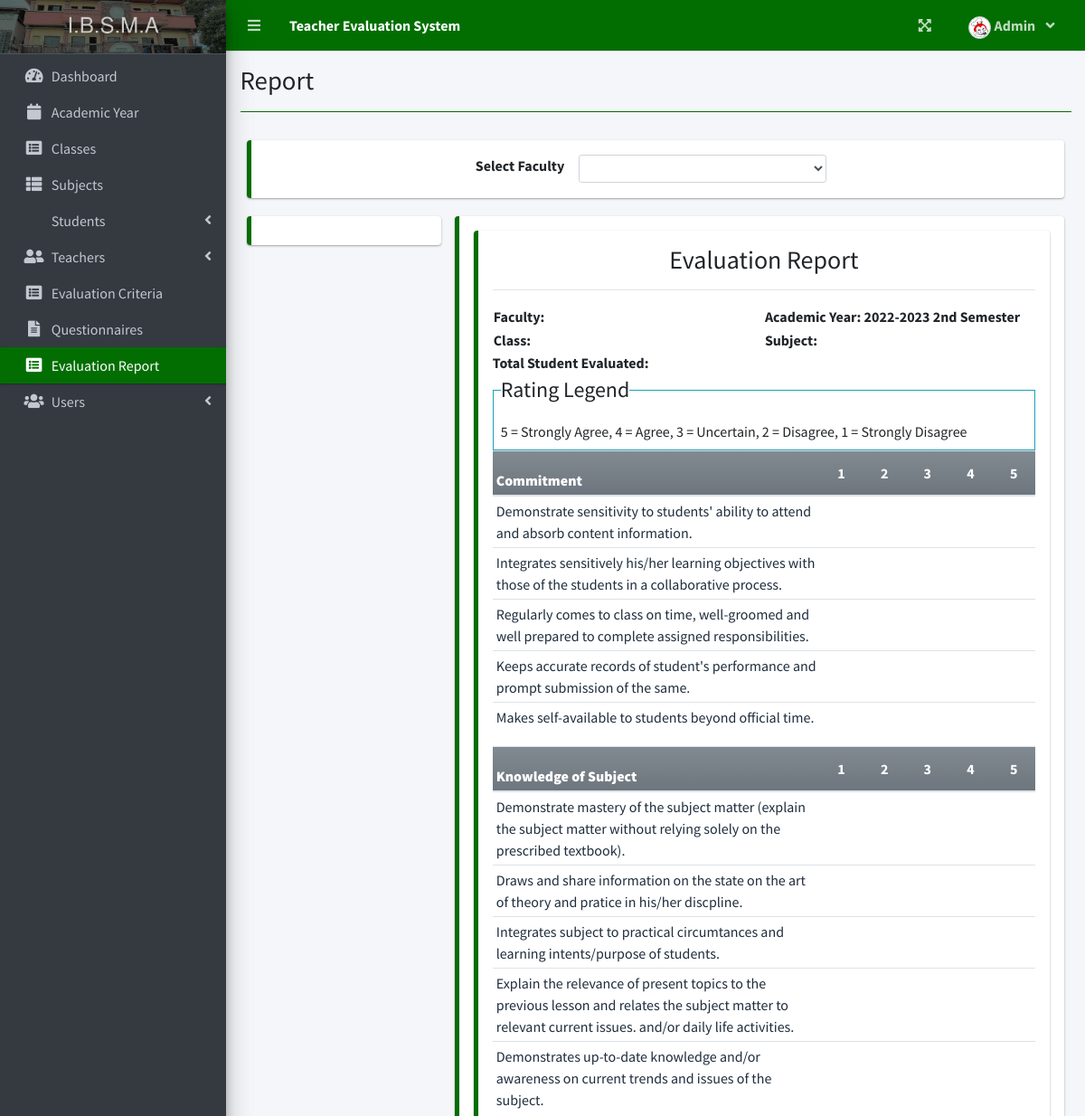
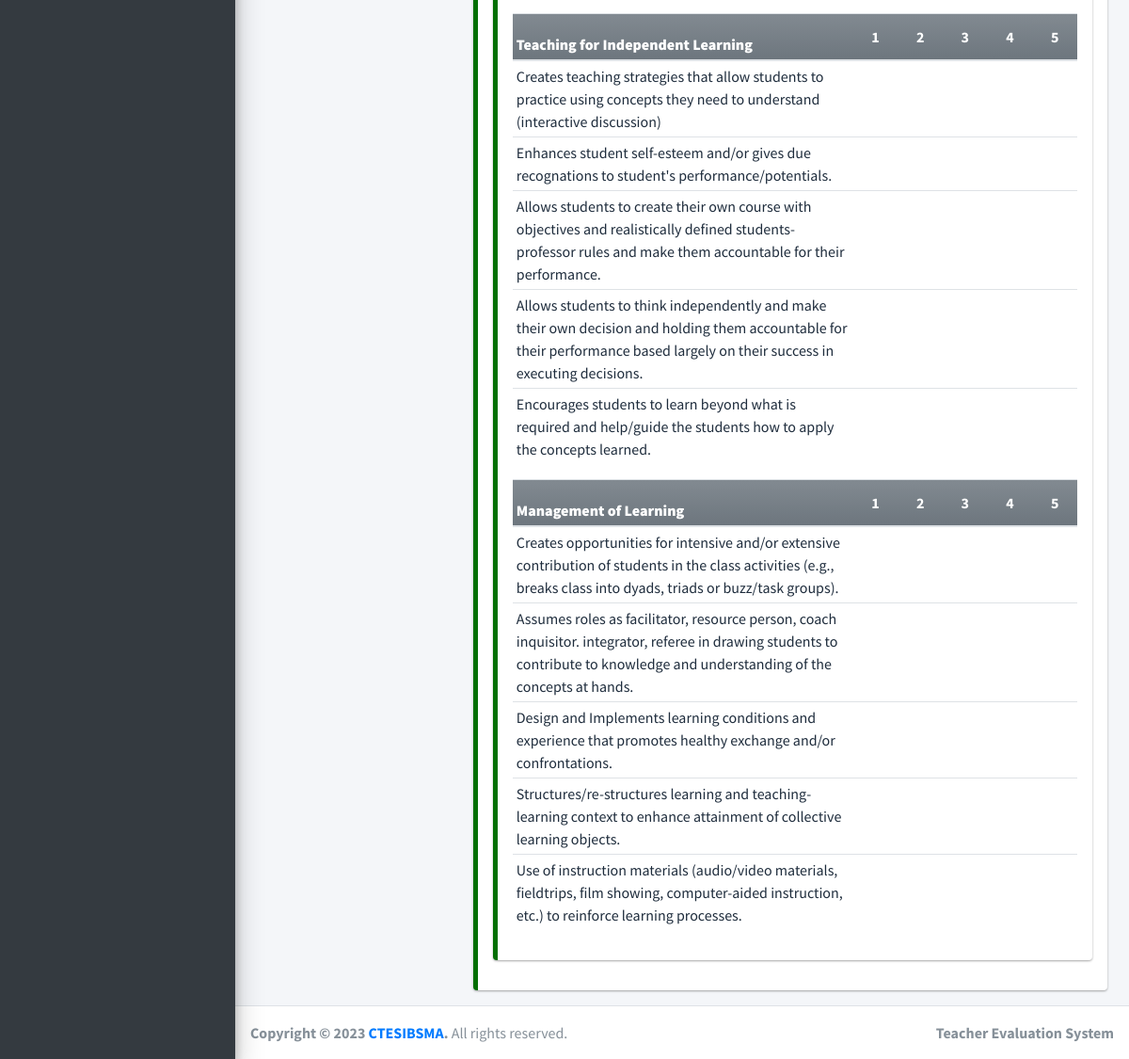
The page /index.php?page=report (signed in) on the database its author committed (2 pictures, top to bottom).
### tables this page shows
CREATE TABLE `criteria_list` (
  `id` int(30) NOT NULL,
  `criteria` text NOT NULL,
  `order_by` int(30) NOT NULL
);

CREATE TABLE `question_list` (
  `id` int(30) NOT NULL,
  `academic_id` int(30) NOT NULL,
  `question` text NOT NULL,
  `order_by` int(30) NOT NULL,
  `criteria_id` int(30) NOT NULL
);

### admin/report.php (the view, shortened to what this page needs)
<?php $faculty_id = isset($_GET['fid']) ? $_GET['fid'] : '' ; ?>
<?php
function ordinal_suffix($num){
    $num = $num % 100;
    if($num < 11 || $num > 13){
         switch($num % 10){
            case 2: return $num.'nd';
        }
    }
    return $num.'th';
}
?>
<div class="col-lg-12">
	<div class="callout callout-info">
		<div class="d-flex w-100 justify-content-center align-items-center">
			<label for="faculty">Select Faculty</label>
			<div class=" mx-2 col-md-4">
			<select name="" id="faculty_id" class="form-control form-control-sm select2">
				<option value=""></option>
				<?php
				$faculty = $conn->query("SELECT *,concat(firstname,' ',lastname) as name FROM faculty_list order by concat(firstname,' ',lastname) asc");
				while($row=$faculty->fetch_assoc()):
				?>
				<option value="<?php echo $row['id'] ?>" <?php echo isset($faculty_id) && $faculty_id == $row['id'] ? "selected" : "" ?>><?php echo ucwords($row['name']) ?></option>
				<?php endwhile; ?>
			</select>
			</div>
		</div>
	</div>
	<div class="row">
	</div>
	<div class="row">
		<div class="col-md-3">
			<div class="callout callout-info">
			</div>
		</div>
		<div class="col-md-9">
			<div class="callout callout-info" id="printable">
				<div class="callout callout-info" id="Pdf-file">
			<div>
			<h3 class="text-center">Evaluation Report</h3>
			<hr>
			<table id='expo' width="100%">
					<tr>
						<td width="50%"><p><b>Faculty: <span id="fname"></span></b></p></td>
						<td width="50%"><p><b>Academic Year: <span id="ay"><?php echo $_SESSION['academic']['year'].' '.(ordinal_suffix($_SESSION['academic']['semester'])) ?> Semester</span></b></p></td>
					</tr>
					<tr>
						<td width="50%"><p><b>Class: <span id="classField"></span></b></p></td>
						<td width="50%"><p><b>Subject: <span id="subjectField"></span></b></p></td>
					</tr>
			</table>
				<p class=""><b>Total Student Evaluated: <span id="tse"></span></b></p>
			</div>
				<fieldset class="border border-info p-2 w-100">
				   <legend  class="w-auto">Rating Legend</legend>
				   <p>5 = Strongly Agree, 4 = Agree, 3 = Uncertain, 2 = Disagree, 1 = Strongly Disagree</p>
				</fieldset>
				<?php
						$criteria = $conn->query("SELECT * FROM criteria_list where id in (SELECT criteria_id FROM question_list where academic_id = {$_SESSION['academic']['id']} ) order by abs(order_by) asc ");
						while($crow = $criteria->fetch_assoc()):
					?>
					<table class="table table-condensed wborder" id = "pdftable">
						<thead>
							<tr class="bg-gradient-secondary">
								<th class=" p-1"><b><?php echo $crow['criteria'] ?></b></th>
								<th width="5%" class="text-center">1</th>
								<th width="5%" class="text-center">2</th>
								<th width="5%" class="text-center">3</th>
								<th width="5%" class="text-center">4</th>
								<th width="5%" class="text-center">5</th>
							</tr>
						</thead>
						<tbody class="tr-sortable">
							<?php
							$questions = $conn->query("SELECT * FROM question_list where criteria_id = {$crow['id']} and academic_id = {$_SESSION['academic']['id']} order by abs(order_by) asc ");
							while($row=$questions->fetch_assoc()):
							?>
							<tr class="bg-white">
								<td class="p-1" width="40%">
									<?php echo $row['question'] ?>
								</td>
								<?php for($c=1;$c<=5;$c++): ?>
								<td class="text-center">
			                      </div>
								</td>
								<?php endfor; ?>
							</tr>
							<?php endwhile; ?>
						</tbody>
					</table>
					<?php endwhile; ?>

### index.php (style rules this page uses)
.callout.callout-info { border-left-color:#026e02 !important; }

### rows shown on the page
criteria_list: criteria "Commitment"
question_list: question "Demonstrate sensitivity to students' ability to attend and absorb content information."
question_list: question "Integrates sensitively his/her learning objectives with those of the students in a collaborative process."
question_list: question "Regularly comes to class on time, well-groomed and well prepared to complete assigned responsibilities."
question_list: question "Keeps accurate records of student's performance and prompt submission of the same."
question_list: question "Makes self-available to students beyond official time."
criteria_list: criteria "Knowledge of Subject"
question_list: question "Demonstrate mastery of the subject matter (explain the subject matter without relying solely on the prescribed textbook)."
question_list: question "Draws and share information on the state on the art of theory and pratice in his/her discpline."
question_list: question "Integrates subject to practical circumtances and learning intents/purpose of students."
question_list: question "Explain the relevance of present topics to the previous lesson and relates the subject matter to relevant current issues. and/or daily life activities."
question_list: question "Demonstrates up-to-date knowledge and/or awareness on current trends and issues of the subject."
criteria_list: criteria "Teaching for Independent Learning"
question_list: question "Creates teaching strategies that allow students to practice using concepts they need to understand (interactive discussion)"
question_list: question "Enhances student self-esteem and/or gives due recognations to student's performance/potentials."
question_list: question "Allows students to create their own course with objectives and realistically defined students-professor rules and make them accountable for their performance."
question_list: question "Allows students to think independently and make their own decision and holding them accountable for their performance based largely on their success in executing decisions."
question_list: question "Encourages students to learn beyond what is required and help/guide the students how to apply the concepts learned."
criteria_list: criteria "Management of Learning"
question_list: question "Creates opportunities for intensive and/or extensive contribution of students in the class activities (e.g., breaks class into dyads, triads or buzz/task groups)."
question_list: question "Assumes roles as facilitator, resource person, coach inquisitor. integrator, referee in drawing students to contribute to knowledge and understanding of the concepts at hands."
question_list: question "Design and Implements learning conditions and experience that promotes healthy exchange and/or confrontations."
question_list: question "Structures/re-structures learning and teaching-learning context to enhance attainment of collective learning objects."
question_list: question "Use of instruction materials (audio/video materials, fieldtrips, film showing, computer-aided instruction, etc.) to reinforce learning processes."

### other values the page prints
$_SESSION['system']['name'] "Teacher Evaluation System"
$_SESSION['login_firstname'] "Admin"
$title "Report"
$_SESSION['academic']['year'] "2022-2023"
ordinal_suffix($_SESSION['academic']['semester']) "2nd"
